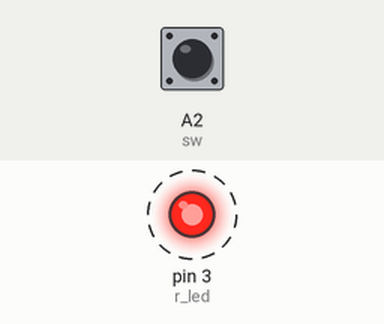
Recording of a sketch running on a simulated Arduino Uno, built with avr-gcc and run on an emulated ATmega328P. Shown: output pins drawn as LEDs (lit = HIGH). Dashed ring = blinking. The inputs (shaded band) are chosen by the test bench; at power-on: A2 (sw) HIGH. What the sketch prints to the serial monitor is not drawn.

Above: at 0.1 s.
Timing chart, 0 to 3.0 s (numbered marks = the images above):
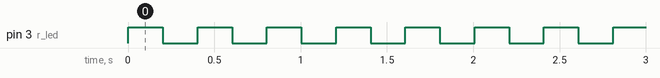

Measured:
- by itself, pin 3 (r_led): alternates HIGH for 0.20 s and LOW for 0.20 s

The sketch:

_7th_program.ino
```cpp
int sw = A2;
int r_led = 3;
int currentValue,lastValue;
int r=200;
void setup()
{
  pinMode(sw,INPUT);
  pinMode(r_led,OUTPUT);
  Serial.begin(9600);

}
void loop()
{
  currentValue = digitalRead(sw);
 delay(1);
  Serial.println(currentValue);
  if(currentValue==LOW && lastValue==HIGH)
  {
    r=r-10;
  }
 Serial.println(r);
    digitalWrite(r_led,HIGH);
    delay(r);
    digitalWrite(r_led,LOW);
    delay(r);
  lastValue=currentValue;

}
```
